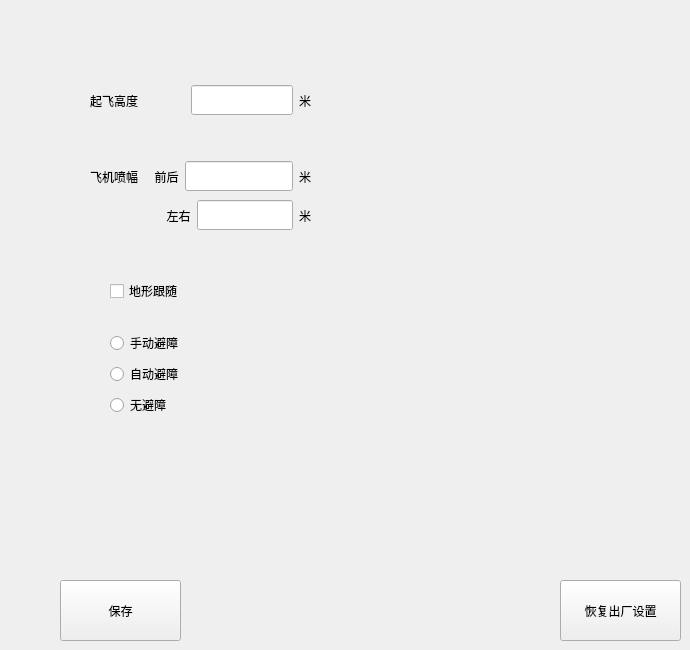
    <widget class="QWidget" name="tab_6">
     <attribute name="title">
      <string>     设置     </string>
     </attribute>
     <widget class="QWidget" name="layoutWidget_7">
      <property name="geometry">
       <rect>
        <x>90</x>
        <y>70</y>
        <width>221</width>
        <height>61</height>
       </rect>
      </property>
      <layout class="QHBoxLayout" name="horizontalLayout_8">
       <item>
        <widget class="QLabel" name="label_30">
         <property name="text">
          <string>起飞高度              </string>
         </property>
        </widget>
       </item>
       <item>
        <widget class="QLineEdit" name="lineEdit_Take_Off_Height">
         <property name="minimumSize">
          <size>
           <width>0</width>
           <height>30</height>
          </size>
         </property>
         <property name="maximumSize">
          <size>
           <width>16777215</width>
           <height>30</height>
          </size>
         </property>
        </widget>
       </item>
       <item>
        <widget class="QLabel" name="label_31">
         <property name="text">
          <string>米</string>
         </property>
        </widget>
       </item>
      </layout>
     </widget>
     <widget class="QPushButton" name="pushButton">
      <property name="geometry">
       <rect>
        <x>60</x>
        <y>580</y>
        <width>121</width>
        <height>61</height>
       </rect>
      </property>
      <property name="text">
       <string>保存</string>
      </property>
     </widget>
     <widget class="QPushButton" name="pushButton_2">
      <property name="geometry">
       <rect>
        <x>560</x>
        <y>580</y>
        <width>121</width>
        <height>61</height>
       </rect>
      </property>
      <property name="text">
       <string>恢复出厂设置</string>
      </property>
     </widget>
     <widget class="QWidget" name="layoutWidget">
      <property name="geometry">
       <rect>
        <x>90</x>
        <y>160</y>
        <width>221</width>
        <height>72</height>
       </rect>
      </property>
      <layout class="QVBoxLayout" name="verticalLayout_10">
       <item>
        <layout class="QHBoxLayout" name="horizontalLayout_9">
         <item>
          <widget class="QLabel" name="label_32">
           <property name="text">
            <string>飞机喷幅     前后</string>
           </property>
          </widget>
         </item>
         <item>
          <widget class="QLineEdit" name="lineEdit_Spray_Length">
           <property name="minimumSize">
            <size>
             <width>0</width>
             <height>30</height>
            </size>
           </property>
           <property name="maximumSize">
            <size>
             <width>16777215</width>
             <height>30</height>
            </size>
           </property>
          </widget>
         </item>
         <item>
          <widget class="QLabel" name="label_33">
           <property name="text">
            <string>米</string>
           </property>
          </widget>
         </item>
        </layout>
       </item>
       <item>
        <layout class="QHBoxLayout" name="horizontalLayout_10">
         <item>
          <widget class="QLabel" name="label_34">
           <property name="text">
            <string>                       左右</string>
           </property>
          </widget>
         </item>
         <item>
          <widget class="QLineEdit" name="lineEdit_Spray_Width">
           <property name="minimumSize">
            <size>
             <width>0</width>
             <height>30</height>
            </size>
           </property>
           <property name="maximumSize">
            <size>
             <width>16777215</width>
             <height>30</height>
            </size>
           </property>
          </widget>
         </item>
         <item>
          <widget class="QLabel" name="label_35">
           <property name="text">
            <string>米</string>
           </property>
          </widget>
         </item>
        </layout>
       </item>
      </layout>
     </widget>
     <widget class="QCheckBox" name="checkBox_Auto_Height">
      <property name="geometry">
       <rect>
        <x>110</x>
        <y>271</y>
        <width>101</width>
        <height>40</height>
       </rect>
      </property>
      <property name="minimumSize">
       <size>
        <width>100</width>
        <height>40</height>
       </size>
      </property>
      <property name="sizeIncrement">
       <size>
        <width>0</width>
        <height>0</height>
       </size>
      </property>
      <property name="baseSize">
       <size>
        <width>0</width>
        <height>0</height>
       </size>
      </property>
      <property name="text">
       <string>地形跟随</string>
      </property>
      <property name="iconSize">
       <size>
        <width>30</width>
        <height>30</height>
       </size>
      </property>
      <property name="tristate">
       <bool>false</bool>
      </property>
     </widget>
     <widget class="QWidget" name="layoutWidget">
      <property name="geometry">
       <rect>
        <x>110</x>
        <y>330</y>
        <width>119</width>
        <height>89</height>
       </rect>
      </property>
      <layout class="QVBoxLayout" name="verticalLayout_13">
       <item>
        <widget class="QRadioButton" name="radioButton_Mannual_Avoid">
         <property name="text">
          <string>手动避障</string>
         </property>
        </widget>
       </item>
       <item>
        <widget class="QRadioButton" name="radioButton_Auto_Avoid">
         <property name="text">
          <string>自动避障</string>
         </property>
        </widget>
       </item>
       <item>
        <widget class="QRadioButton" name="radioButton_Off_Avoid">
         <property name="text">
          <string>无避障</string>
         </property>
        </widget>
       </item>
      </layout>
     </widget>
    </widget>
